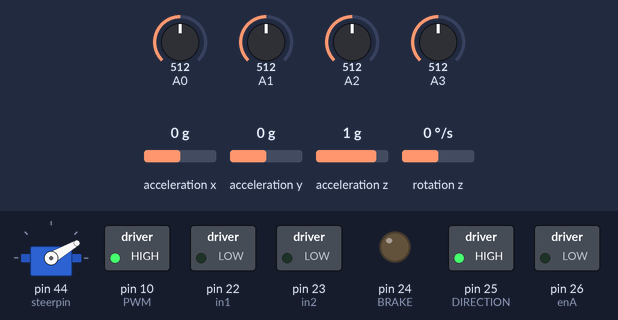
A sketch run on a simulated Arduino Mega 2560, built with avr-gcc and run on an emulated ATmega2560. Parts: servo, switched loads named in the sketch (green lamp = pin HIGH), output pins drawn as LEDs (lit = HIGH). Wiring (inferred from the names in the program): MPU-6050 motion sensor at I2C address 0x68. Dashed ring = blinking. The test bench sets the inputs (shaded band); at power-on: acceleration y 0 g, rotation z 0 °/s, A3 = 512, A0 = 512, A1 = 512, A2 = 512, acceleration x 0 g, acceleration z 1 g. What the sketch prints to the serial monitor is not drawn.

Above: at 9.6 s.
9.7 s: acceleration y set to -0.2 g
At 11.4 s:
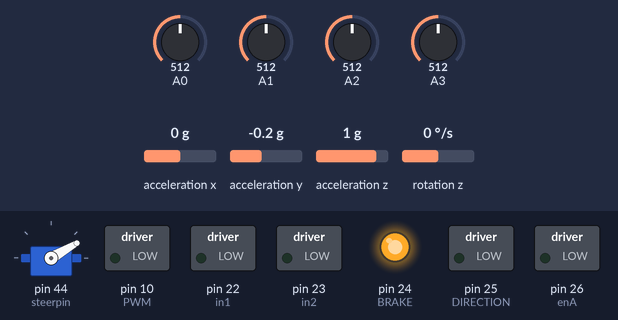
12.7 s: rotation z set to 192 °/s
At 15.19 s:
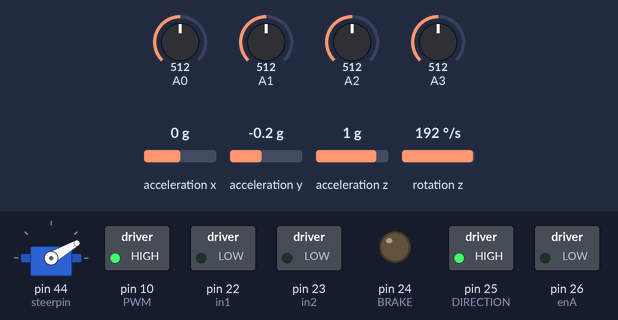
15.7 s: A3 set to 992
At 15.89 s:
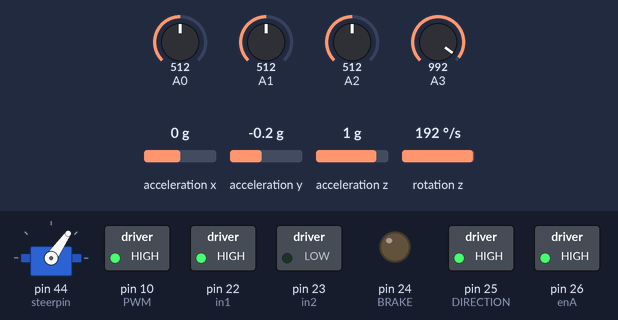
Timing chart, 0 to 24.7 s (numbered marks = the images above; inputs shaded):
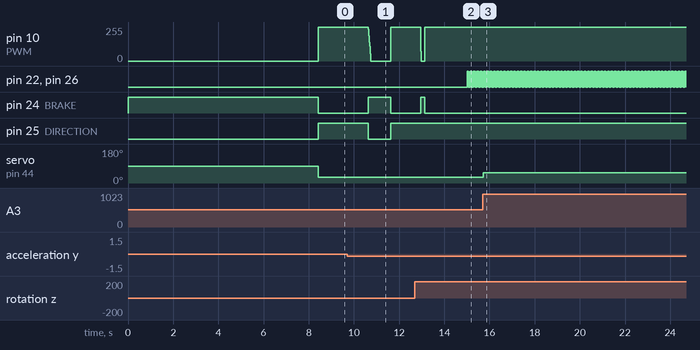

The sketch:

2009_Task5A.ino
```cpp
#include <Servo.h>
#include <Wire.h>
#define MPU6050       0x68         // MPU6050 I2C address
#define ACCEL_CONFIG  0x1C          //Talk to the ACCEL_CONFIG register
#define GYRO_CONFIG   0x1B          // Talk to the GYRO_CONFIG register
#define PWR_MGMT_1    0x6B           // Talk to the register 6B
#define PWR_MGMT_2    0x6C            // Talk to the register 6c

#define BRAKE         24         //PA2
#define PWM           10        //PB5    //OC1A
#define DIRECTION     25           //PA3

#define enA           26        //    // OC3A
#define in1           22          //PA0
#define in2           23           //PA1
#define steerpin      44       //O
Servo steering;

int a; int b; int c; int d; int e; bool turn;
float k1 = 75.0;                                // k1 obtained from LQR stabilizer
float k2 = 5.25;                                // k2 obtained from LQR stabilizer
float k3 = 0.04;                                // k3 obtained from LQR stabilizer
float timeloop = 10;                            // timeloop for nidec motor
int startT=0;
int pwm = 0;                                    // the pwm which is given to nidec motor

int32_t motor_speed;                            // motor speed obtained from previous loop
long thisT;
long lastT=0;
long steerT = 0;
int16_t AcX, AcY, AcZ, GyZ, gyroZ;               // angles obtained from  gyroscope

//Sensor output scaling
#define accSens 0             // 0 = 2g, 1 = 4g, 2 = 8g, 3 = 16g
#define gyroSens 1            // 0 = 250rad/s, 1 = 500rad/s, 2 1000rad/s, 3 = 2000rad/s
#define Gyro_amount 0.996     // percent of gyro in complementary filter

//IMU offset values
int16_t  AcX_offset = -750;
int16_t  AcY_offset = 360;
int16_t  AcZ_offset = 0;
int16_t  GyZ_offset = 0;
int32_t  GyZ_offset_sum = 0;
float alpha = 0.40;
float zdot;
int steer;
float zangle;
float Acc_angle;
 bool flag=false;
bool vertical = false;


void setup() {
  Serial.begin(115200);

 TCCR2B = 0b00000010;
 TCCR2A = 0b00000011;

  pinMode(PWM, OUTPUT);
  pinMode(BRAKE, OUTPUT);
  pinMode(DIRECTION, OUTPUT);
  digitalWrite(BRAKE, HIGH);
  pinMode(in1, OUTPUT);
  pinMode(in2, OUTPUT);
  pinMode(enA, OUTPUT);
  Serial.println("TRSensor example");
  pinMode(A0, INPUT);
  pinMode(A1, INPUT);
  pinMode(A2, INPUT);
  pinMode(A3, INPUT);
  pinMode(A4, INPUT);
  steering.attach(steerpin);
  delay(1000);
  angle_setup();
  analogWrite(PWM, 0);
}

void loop() {

    thisT = millis();
  if (thisT - lastT >= timeloop) {
    angle_get();
    if (vertical) {
      digitalWrite(BRAKE, HIGH);
      gyroZ = GyZ / 131.0;                      // Conversion to degree/second

      zdot = alpha * gyroZ + (1 - alpha) * zdot;    // deciding the angular velocity of bike by using gyroscope
      pwm = -constrain(k1 * zangle + k2 * zdot + k3 * -motor_speed, -255, 255); // we used k matrix obtained from lqr method now applying feedback control U=-kX logic using optimal matrix

   Nidec_motor_control(pwm);
      motor_speed += pwm;
    } else {
    Nidec_motor_control(0);
      digitalWrite(BRAKE, LOW);
      motor_speed = 0;

    }

lastT= thisT;
}
turn=decide();
if (turn) { leftturn(); }// decision
else { straight();}
if (thisT - startT >= 15000) {

if (thisT - steerT >= 20) {
   digitalWrite(in1, HIGH);
 digitalWrite(in2, LOW);
digitalWrite(enA, HIGH);
//fwd_motion();
  steerT=thisT;}
  else{
    digitalWrite(enA, LOW);
     digitalWrite(in1, LOW);
 digitalWrite(in2, LOW);}
 flag=true;
}

}
```

functions.ino
```cpp
//– Function Name: write
//– Input: < Device name, its address and the value to be written
//– Output: < no retun
//– Logic: standard procedure, just writes the desired value
//– Example Call : write(MPU6050, PWR_MGMT_1, 0);
void write(byte device, byte address, byte value) {
  Wire.beginTransmission(device);
  Wire.write(address);
  Wire.write(value);
  Wire.endTransmission(true);
}
//– Function Name: angle_setup()
//– Input: < nil
//– Output: < angle,
//– Logic: standard procedure, just writes the desired value
//– Example Call : write(MPU6050, PWR_MGMT_1, 0);
void angle_setup() {
  Wire.begin();
  delay (100);
  write(MPU6050, PWR_MGMT_1, 0);                     // Talk to the register 6B
  write(MPU6050, ACCEL_CONFIG, accSens << 3);        //Talk to the ACCEL_CONFIG register
  write(MPU6050, GYRO_CONFIG, gyroSens << 3);        // Talk to the GYRO_CONFIG register
  delay (100);

  for (int i = 0; i < 1024; i++) {
    angle_get();
    GyZ_offset_sum += GyZ;
    delay (5);
  }
  GyZ_offset = GyZ_offset_sum >> 10;

  Serial.print("GyZ offset value = "); Serial.println(GyZ_offset);
}
//– Function Name: angle_get()
//– Input: < nil
//– Output: < value of gyroscopic angle is updated in variables
//– Logic: standard procedure, just obtains angles from MPU6050
//– Example Call :  angle_get();
void angle_get() {

  Wire.beginTransmission(MPU6050);
  Wire.write(0x3B);                   // Start with register 0x3B
  Wire.endTransmission(false);
  Wire.requestFrom(MPU6050, 4, true);  // Read 4 registers total, each axis value is stored in 2 registers
  AcX = Wire.read() << 8 | Wire.read(); // 0x3B (ACCEL_XOUT_H) & 0x3C (ACCEL_XOUT_L)
  AcY = Wire.read() << 8 | Wire.read(); // 0x3D (ACCEL_YOUT_H) & 0x3E (ACCEL_YOUT_L)

  Wire.beginTransmission(MPU6050);
  Wire.write(0x47);              // Gyro data first register address
  Wire.endTransmission(false);
  Wire.requestFrom(MPU6050, 2, true);  // Read 2 registers total, each axis value is stored in 2 registers
  GyZ = Wire.read() << 8 | Wire.read();

  AcX += AcX_offset;
  AcY += AcY_offset;
  AcZ += AcZ_offset;
  GyZ -= GyZ_offset;

  zangle += GyZ * timeloop / 1000 / 65.536;
  Acc_angle = atan2(AcY, -AcX) * 57.2958;               // angle from acc. values       * 57.2958 (deg/rad)
  zangle = zangle * Gyro_amount + Acc_angle * (1.0 - Gyro_amount);

  if (abs(zangle) > 20) vertical = false;
  if (abs(zangle) < 0.3) vertical = true;

  Serial.print("Angle: "); Serial.println(zangle);
}


//– Function Name: Nidec_motor_control
//– Input: < pwm value which is calculated by PID logic of balancing bike
//– Output: < just the pwm value that should be given at motor pin
//– Logic: changes the sign of pwm value according to required rotation direction of motor
//– Example Call :   Nidec_motor_control(-150)
void Nidec_motor_control(int pwm) {
  if (pwm <= 0) {
    digitalWrite(DIRECTION, HIGH);
    pwm = -pwm;
  } else {
    digitalWrite(DIRECTION, LOW);
  }
 // setspeed(map(pwm, 0, 255, PWMVALUE, 0));
  analogWrite(PWM,255-pwm);

  }
//– Function Name: FWD_MOTION
//– Input: NIL
//– Output: NIL
//– Logic: DC MOTOR STARTS
//– Example Call :   fwd_motion()

void fwd_motion()
{  digitalWrite(in1, HIGH);
 digitalWrite(in2, LOW);
 //digitalWrite(enA, HIGH);
analogWrite(enA, 130);
}
//– Function Name: whitelinefollow
//– Input: < align
//– Output: < helps bike follow line
//– Logic: maps the servo steering motor's angle according to feedback of IR sensors (80 degree for straight)
//– Example Call :   whitelinefollow(2000)
void whitelinefollow(int  align)
{
 a=analogRead(A0);
 b=analogRead(A1);
 c=analogRead(A2);
 d=analogRead(A3);
e;//=analogRead(A4);
  Serial.print("a=  ");
  Serial.print(a);
  Serial.print("b=  ");
  Serial.print(b);
  Serial.print("c=  ");
  Serial.print(c);
  Serial.print(" d= ");
  Serial.print(d);
  Serial.print(" e= ");
  Serial.print(e);
  Serial.println();


int minm=200;
int maxm=900;
if (a<=650){a=0;}else{a=1;}
if (b<=650){b=0;}else{b=1;}
if (c<=650){c=0;}else{c=1;}
if (d<=650){d=0;}else{d=1;}

  Serial.print(" a= ");
  Serial.print(a);
  Serial.print(" b= ");
  Serial.print(b);
  Serial.print(" c= ");
  Serial.print(c);
  Serial.print(" d= ");
  Serial.print(d);
 // Serial.print(" e= ");
 // Serial.print(e);

  if( a==0 && b==0 && c==0 && d ==0) {e=1;}else{e=0;}
   Serial.print(e);
 int bikeposition = (0 * a + 1000 * b + 2000 * c + 3000 * d + 4000 * e) / (a+b+c+d+e);

 int error= bikeposition - align;
// integral += proportional;
//last_proportional = proportional;
Serial.print("bikeposition=");
Serial.print(bikeposition);
 int  steer=map(error, -2000,2000,130,30);

 steering.write(steer);
 Serial.print("steer= :");
Serial.print(steer);

}
//– Function Name: decide
//– Input: NIL
//– Output: helps the bike to make decision about turns
//– Logic: tracker sensor reads values and decides left_turn or right_turn
//– Example Call :   decide()
bool decide()
{
   a=analogRead(A0);
 b=analogRead(A1);
 c=analogRead(A2);
 d=analogRead(A3);
 e;//=analogRead(A4);
  Serial.print("a=  ");
  Serial.print(a);
  Serial.print("b=  ");
  Serial.print(b);
  Serial.print("c=  ");
  Serial.print(c);
  Serial.print(" d= ");
  Serial.print(d);
  Serial.print(" e= ");
  Serial.print(e);
  Serial.println();


int minm=200;
int maxm=900;
if (a<=650){a=0;}else{a=1;}
if (b<=650){b=0;}else{b=1;}
if (c<=650){c=0;}else{c=1;}
if (d<=650){d=0;}else{d=1;}

  Serial.print(" a= ");
  Serial.print(a);
  Serial.print(" b= ");
  Serial.print(b);
  Serial.print(" c= ");
  Serial.print(c);
  Serial.print(" d= ");
  Serial.print(d);
 // Serial.print(" e= ");
 // Serial.print(e);
if(a+b+c+e+d>=3){
  return true;
} else {return false;}

}
//– Function Name: leftturn
//– Input: NIL
//– Output: turns the bike left
//– Logic: calls whitelinefollow(500), "500" setpoint turns the bike left
//– Example Call :  leftturn()
void leftturn()
{
  whitelinefollow(500);
}
//– Function Name: rightturn
//– Input: NIL
//– Output: turns the bike right
//– Logic: calls whitelinefollow(3000), "3000" setpoint turns the bike right
//– Example Call :  righttturn()
void rightturn()
{
  whitelinefollow(3000);
}
//– Function Name: straight
//– Input: NIL
//– Output: makes the bike follow middle path
//– Logic: calls whitelinefollow(2000), "2000" setpoint makes the bike follow line
//– Example Call :  righttturn()
void straight()
{
  whitelinefollow(2000);
}
```

Measured:
- the behaviour switches between 0 and -0.1 g on acceleration y (found by bisection; images 0 and 1)
- after the input at 9.7 s, pin 24 (BRAKE): LOW → HIGH after 0.92 s, → LOW 1.0 s later; pin 25 (DIRECTION): HIGH → LOW after 0.94 s, → HIGH 0.99 s later
- after the input at 12.7 s, pin 10 (PWM): 255/255 → 0/255 after 0.26 s, → 255/255 0.17 s later; pin 24 (BRAKE): LOW → HIGH after 0.26 s, → LOW 0.17 s later
- after the input at 15.7 s, servo on pin 44 (steerpin): 30° → 55° at once
- by itself, pin 22 (in1), pin 26 (enA): alternates HIGH for 0.01 s and LOW for 0.01 s
